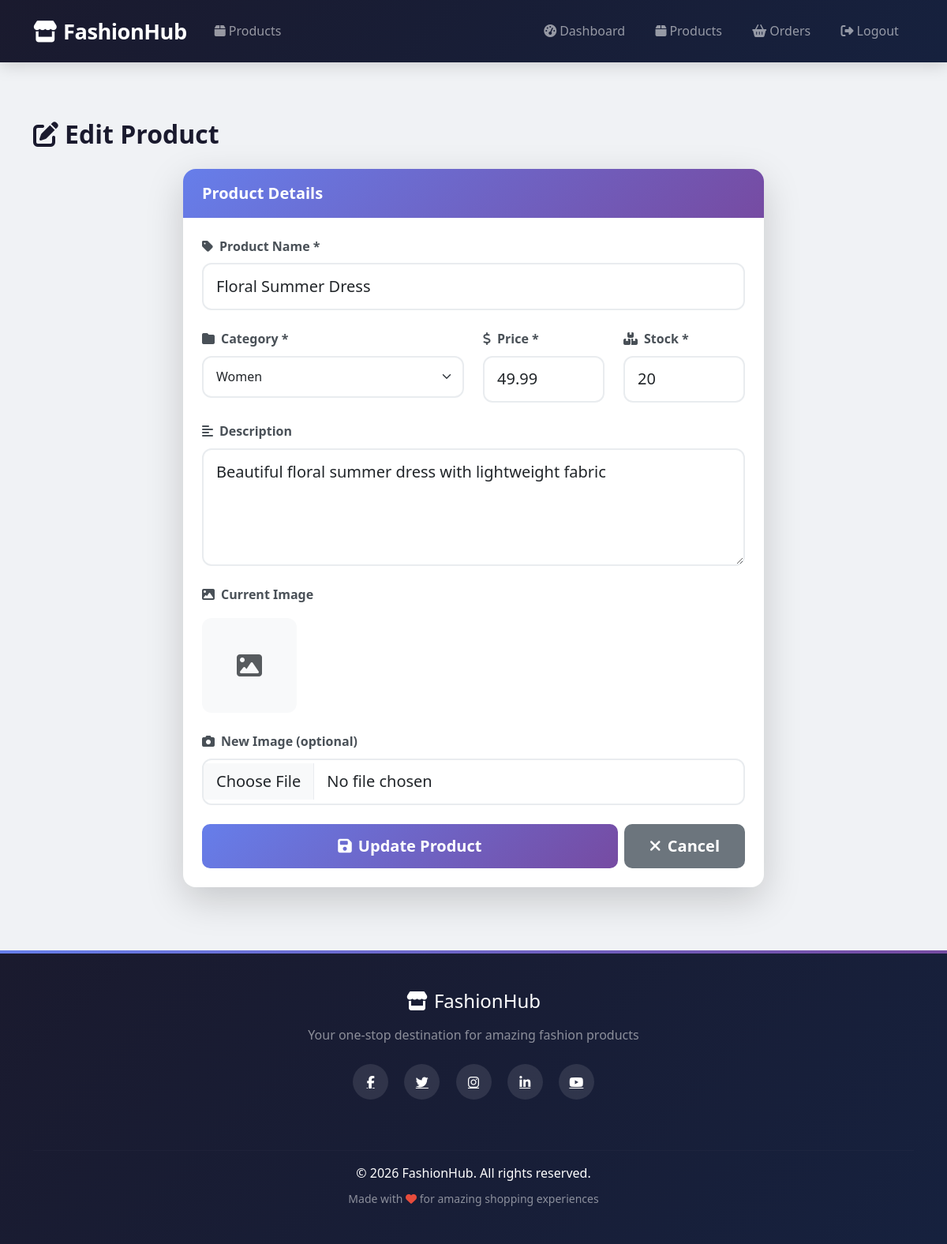
Page /admin/edit_product.php?id=1 (signed in) on the committed database.
### tables this page shows
CREATE TABLE IF NOT EXISTS products (
    id INT AUTO_INCREMENT PRIMARY KEY,
    name VARCHAR(255) NOT NULL,
    category VARCHAR(100) NOT NULL,
    description TEXT,
    price DECIMAL(10,2) NOT NULL,
    stock INT NOT NULL DEFAULT 0,
    image VARCHAR(255),
    created_at TIMESTAMP DEFAULT CURRENT_TIMESTAMP
);

### admin/edit_product.php (the view, shortened to what this page needs)
<?php
require_once '../config/database.php';
$product_id = $_GET['id'];
$stmt = $pdo->prepare("SELECT * FROM products WHERE id = ?");
$stmt->execute([$product_id]);
$product = $stmt->fetch(PDO::FETCH_ASSOC);
?>
<?php include '../includes/header.php'; ?>
<?php include '../includes/navbar.php'; ?>
<div class="container mt-5 pt-4">
    <h2 class="mb-4 fw-bold"><i class="fas fa-edit me-2"></i>Edit Product</h2>
    <div class="row justify-content-center fade-in-up">
        <div class="col-md-10 col-lg-8">
            <div class="card shadow-lg">
                <div class="card-header bg-gradient-primary text-white">
                    <h5 class="mb-0 fw-bold">Product Details</h5>
                </div>
                <div class="card-body p-4">
                    <form method="POST" enctype="multipart/form-data">
                        <div class="mb-4">
                            <label class="form-label fw-bold"><i class="fas fa-tag me-2"></i>Product Name *</label>
                            <input type="text" name="name" class="form-control form-control-lg"
                                   value="<?php echo htmlspecialchars($product['name']); ?>" required>
                        </div>
                        <div class="row mb-4">
                            <div class="col-md-6">
                                <label class="form-label fw-bold"><i class="fas fa-folder me-2"></i>Category *</label>
                                <select name="category" class="form-select form-control-lg" required>
                                    <option value="Women" <?php echo $product['category'] == 'Women' ? 'selected' : ''; ?>>Women</option>
                                </select>
                            </div>
                            <div class="col-md-3">
                                <label class="form-label fw-bold"><i class="fas fa-dollar-sign me-2"></i>Price *</label>
                                <input type="number" name="price" class="form-control form-control-lg" step="0.01"
                                       value="<?php echo $product['price']; ?>" required>
                            </div>
                            <div class="col-md-3">
                                <label class="form-label fw-bold"><i class="fas fa-boxes me-2"></i>Stock *</label>
                                <input type="number" name="stock" class="form-control form-control-lg"
                                       value="<?php echo $product['stock']; ?>" required>
                            </div>
                        </div>
                        <div class="mb-4">
                            <label class="form-label fw-bold"><i class="fas fa-align-left me-2"></i>Description</label>
                            <textarea name="description" class="form-control form-control-lg" rows="4">
<?php echo htmlspecialchars($product['description']); ?></textarea>
                        </div>
                        <div class="mb-4">
                            <label class="form-label fw-bold"><i class="fas fa-image me-2"></i>Current Image</label>
                            <div class="mt-2">
                                <?php if ($product['image']): ?>
                                    <img src="../uploads/<?php echo htmlspecialchars($product['image']); ?>"
                                         style="width: 120px; height: 120px; object-fit: cover; border-radius: 12px; box-shadow: 0 4px 12px rgba(0,0,0,0.1);">
                                <?php else: ?>
                                    <div class="bg-light d-inline-flex align-items-center justify-content-center"
                                         style="width: 120px; height: 120px; border-radius: 12px;">
                                        <i class="fas fa-image text-muted fa-2x"></i>
                                    </div>
                                <?php endif; ?>
                            </div>
                        </div>
                        <div class="mb-4">
                            <label class="form-label fw-bold"><i class="fas fa-camera me-2"></i>New Image (optional)</label>
                            <input type="file" name="image" class="form-control form-control-lg" accept="image/*">
                        </div>
                        <div class="d-flex gap-2">
                            <button type="submit" class="btn btn-primary btn-lg flex-grow-1">
                                <i class="fas fa-save me-2"></i>Update Product
                            </button>
                            <a href="manage_products.php" class="btn btn-secondary btn-lg">
                                <i class="fas fa-times me-2"></i>Cancel
                            </a>
                        </div>
                    </form>
                </div>
            </div>
        </div>
    </div>
</div>
<?php include '../includes/footer.php'; ?>

### assets/css/style.css (style rules this page uses)
:root { --primary-gradient: linear-gradient(135deg, #667eea 0%, #764ba2 100%); --secondary-gradient: linear-gradient(135deg, #1a1a2e 0%, #16213e 100%); --success-gradient: linear-gradient(135deg, #11998e 0%, #38ef7d 100%); --danger-gradient: linear-gradient(135deg, #f093fb 0%, #f5576c 100%); --warning-gradient: linear-gradient(135deg, #fa709a 0%, #fee140 100%); --card-shadow: 0 10px 40px rgba(0, 0, 0, 0.08); --card-hover-shadow: 0 20px 60px rgba(0, 0, 0, 0.15); --transition: all 0.3s cubic-bezier(0.4, 0, 0.2, 1); }
* { box-sizing: border-box; }
body { font-family: 'Segoe UI', system-ui, -apple-system, BlinkMacSystemFont, 'Roboto', sans-serif; background-color: #f0f2f5; color: #1a1a2e; line-height: 1.6; }
.card { border: none; box-shadow: var(--card-shadow); border-radius: 16px; transition: var(--transition); overflow: hidden; }
.card-header { border: none; font-weight: 700; padding: 1.2rem 1.5rem; }
.card-body { padding: 1.5rem; }
.btn { border-radius: 10px; font-weight: 600; padding: 0.6rem 1.5rem; transition: var(--transition); border: none; }
.btn-primary { background: var(--primary-gradient); }
.btn-lg { padding: 0.8rem 2rem; }
.form-control, .form-select { border: 2px solid #e9ecef; border-radius: 12px; padding: 0.8rem 1rem; transition: var(--transition); }
.form-label { font-weight: 600; color: #495057; margin-bottom: 0.5rem; }
.fade-in-up { animation: fadeInUp 0.6s ease-out; }
.bg-gradient-primary { background: var(--primary-gradient); }

### rows in the picture
products: name "Floral Summer Dress", category "Women", price "49.99", stock "20", description "Beautiful floral summer dress with lightweight fabric"
